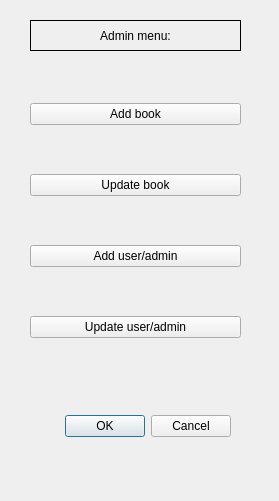
<?xml version="1.0" encoding="UTF-8"?>
<ui version="4.0">
 <class>Admin</class>
 <widget class="QDialog" name="Admin">
  <property name="geometry">
   <rect>
    <x>0</x>
    <y>0</y>
    <width>279</width>
    <height>501</height>
   </rect>
  </property>
  <property name="windowTitle">
   <string>Admin Menu</string>
  </property>
  <widget class="QDialogButtonBox" name="buttonBox">
   <property name="geometry">
    <rect>
     <x>30</x>
     <y>410</y>
     <width>201</width>
     <height>32</height>
    </rect>
   </property>
   <property name="orientation">
    <enum>Qt::Horizontal</enum>
   </property>
   <property name="standardButtons">
    <set>QDialogButtonBox::Cancel|QDialogButtonBox::Ok</set>
   </property>
  </widget>
  <widget class="QWidget" name="verticalLayoutWidget">
   <property name="geometry">
    <rect>
     <x>30</x>
     <y>60</y>
     <width>211</width>
     <height>321</height>
    </rect>
   </property>
   <layout class="QVBoxLayout" name="verticalLayout">
    <item>
     <widget class="QPushButton" name="Addbook">
      <property name="text">
       <string>Add book</string>
      </property>
     </widget>
    </item>
    <item>
     <widget class="QPushButton" name="Updatebook">
      <property name="text">
       <string>Update book</string>
      </property>
     </widget>
    </item>
    <item>
     <widget class="QPushButton" name="Adduseradmin">
      <property name="text">
       <string>Add user/admin</string>
      </property>
     </widget>
    </item>
    <item>
     <widget class="QPushButton" name="Updateuseradmin">
      <property name="text">
       <string>Update user/admin</string>
      </property>
     </widget>
    </item>
   </layout>
  </widget>
  <widget class="QLabel" name="label">
   <property name="geometry">
    <rect>
     <x>30</x>
     <y>20</y>
     <width>211</width>
     <height>31</height>
    </rect>
   </property>
   <property name="autoFillBackground">
    <bool>false</bool>
   </property>
   <property name="frameShape">
    <enum>QFrame::Box</enum>
   </property>
   <property name="text">
    <string>Admin menu:</string>
   </property>
   <property name="scaledContents">
    <bool>false</bool>
   </property>
   <property name="alignment">
    <set>Qt::AlignCenter</set>
   </property>
  </widget>
 </widget>
 <resources/>
 <connections>
  <connection>
   <sender>buttonBox</sender>
   <signal>accepted()</signal>
   <receiver>Admin</receiver>
   <slot>accept()</slot>
   <hints>
    <hint type="sourcelabel">
     <x>248</x>
     <y>254</y>
    </hint>
    <hint type="destinationlabel">
     <x>157</x>
     <y>274</y>
    </hint>
   </hints>
  </connection>
  <connection>
   <sender>buttonBox</sender>
   <signal>rejected()</signal>
   <receiver>Admin</receiver>
   <slot>reject()</slot>
   <hints>
    <hint type="sourcelabel">
     <x>316</x>
     <y>260</y>
    </hint>
    <hint type="destinationlabel">
     <x>286</x>
     <y>274</y>
    </hint>
   </hints>
  </connection>
  <connection>
   <sender>Adduseradmin</sender>
   <signal>clicked()</signal>
   <receiver>Admin</receiver>
   <slot>adminAddUser()</slot>
   <hints>
    <hint type="sourcelabel">
     <x>344</x>
     <y>265</y>
    </hint>
    <hint type="destinationlabel">
     <x>360</x>
     <y>250</y>
    </hint>
   </hints>
  </connection>
  <connection>
   <sender>Addbook</sender>
   <signal>clicked()</signal>
   <receiver>Admin</receiver>
   <slot>adminAddBook()</slot>
   <hints>
    <hint type="sourcelabel">
     <x>344</x>
     <y>121</y>
    </hint>
    <hint type="destinationlabel">
     <x>360</x>
     <y>250</y>
    </hint>
   </hints>
  </connection>
  <connection>
   <sender>Updatebook</sender>
   <signal>clicked()</signal>
   <receiver>Admin</receiver>
   <slot>adminUpdateBook()</slot>
   <hints>
    <hint type="sourcelabel">
     <x>135</x>
     <y>183</y>
    </hint>
    <hint type="destinationlabel">
     <x>360</x>
     <y>250</y>
    </hint>
   </hints>
  </connection>
  <connection>
   <sender>Updateuseradmin</sender>
   <signal>clicked()</signal>
   <receiver>Admin</receiver>
   <slot>adminUpdateUser()</slot>
   <hints>
    <hint type="sourcelabel">
     <x>135</x>
     <y>327</y>
    </hint>
    <hint type="destinationlabel">
     <x>360</x>
     <y>250</y>
    </hint>
   </hints>
  </connection>
 </connections>
 <slots>
  <slot>adminAddUser()</slot>
  <slot>adminAddBook()</slot>
  <slot>adminUpdateBook()</slot>
  <slot>adminUpdateUser()</slot>
 </slots>
</ui>
